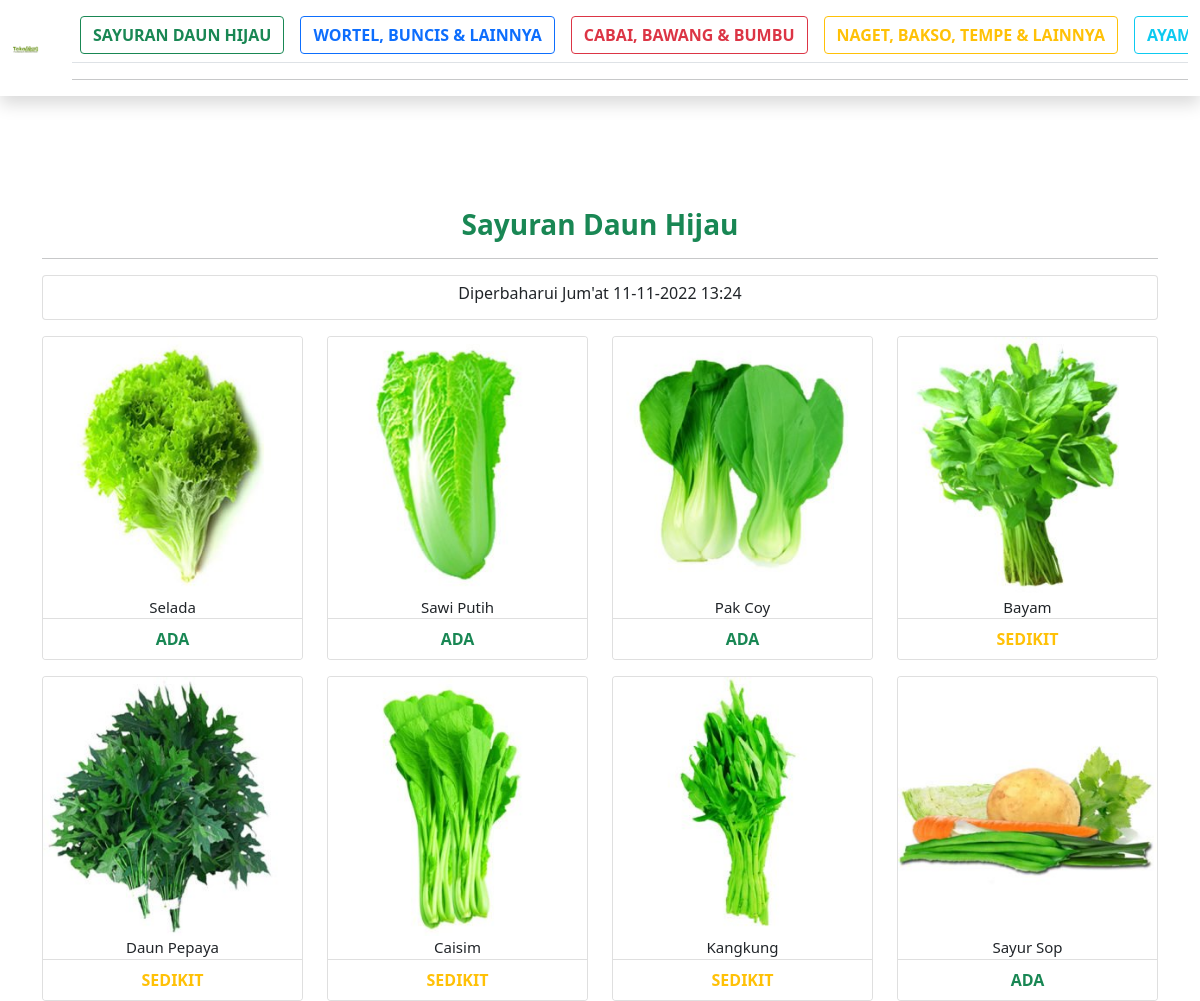
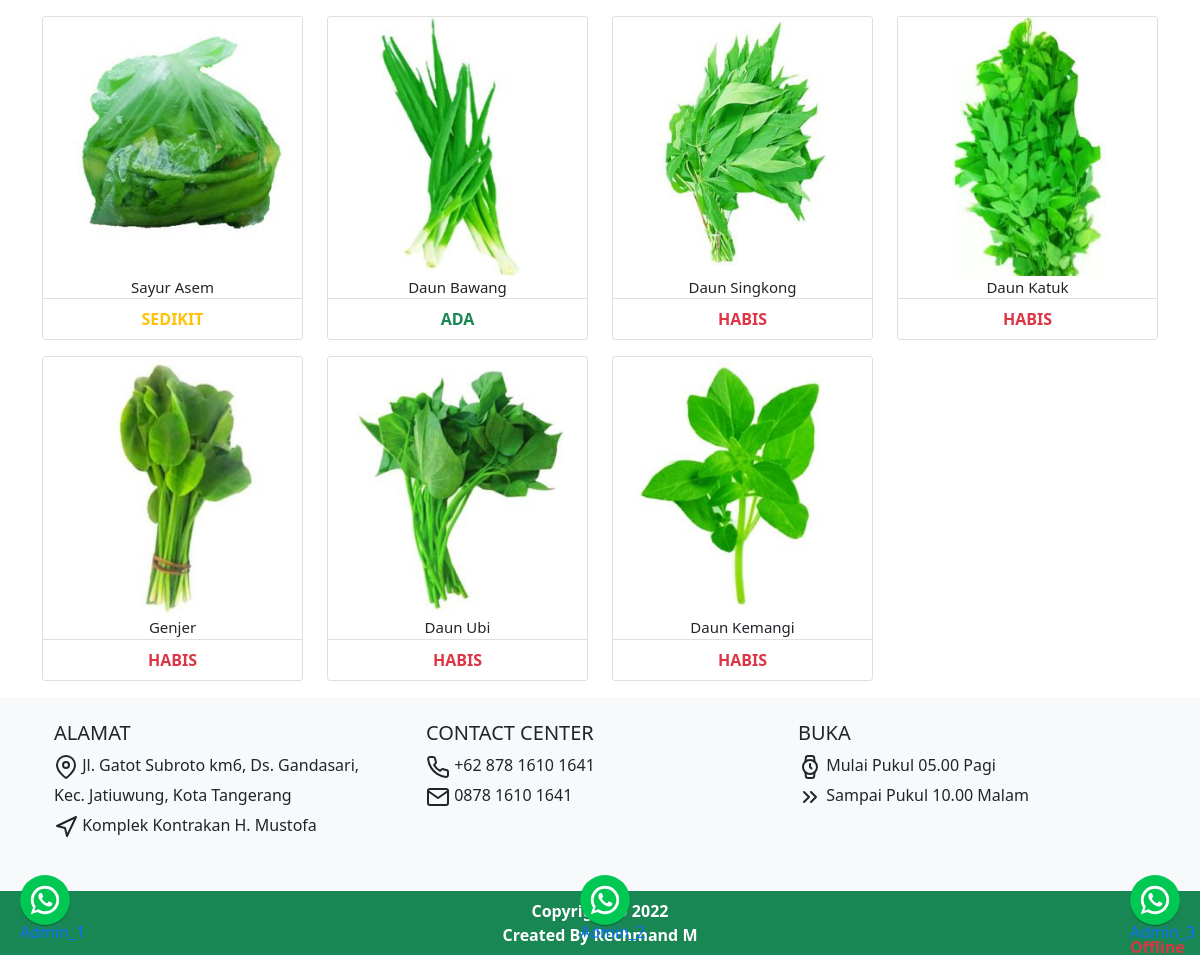
The page / on the database its author committed (2 pictures, top to bottom).
### tables this page shows
CREATE TABLE `user` (
  `id` int(11) NOT NULL,
  `nama` varchar(20) NOT NULL,
  `password` varchar(30) NOT NULL,
  `status` int(11) NOT NULL
);

CREATE TABLE `tanggal` (
  `id` int(11) NOT NULL,
  `kategori` varchar(30) NOT NULL,
  `tgl` varchar(30) NOT NULL
);

CREATE TABLE `sayuran` (
  `id` int(11) NOT NULL,
  `nama` varchar(30) NOT NULL,
  `img` varchar(20) NOT NULL,
  `stok` int(11) NOT NULL,
  `tipe` int(11) NOT NULL
);

### produk_db/produk-sayuran.php (the view, shortened to what this page needs)
<section id="sayuran" class="text-center">
    <div class="container">
        <div class="pt-5">
            <div class="">
                <h3 class="fw-bold text-success">Sayuran Daun Hijau</h3>
                <hr>
                <div class="card py-2 mb-3">
                    <?php
                    $row = mysqli_query($conn, "SELECT * From tanggal where kategori='sayuran'");
                    $row_array = mysqli_fetch_array($row);
                    ?>
                    <p class="h6">Diperbaharui <?= str_replace("Jumat", "Jum'at", $row_array['tgl']); ?></p>
                </div>
            </div>
        </div>
    </div>
</section>
<section id="Produk" class="text-center">
    <div class="container">
        <div>
            <div class="row">
                <?php
                $row = mysqli_query($conn, "SELECT * From sayuran where stok between '1' and '2' order by tipe, stok DESC");
                foreach ($row as $row_array) {
                ?>
                    <div class="col-6 col-md-3 mb-3" data-aos="fade">
                        <div class="card">
                            <img src="./img/produk/sayuran/<?= $row_array['id'] ?>.jpg" class="card-img-top" alt="img" width="auto">
                            <div class="" style="font-size: 15px;">
                                <?= $row_array['nama'] ?>
                            </div>
                            <ul class="list-group list-group-flush fw-bold">
                                <?php
                                if ($row_array['stok'] == 0) { ?>
                                    <li class="list-group-item text-danger">HABIS</li>
                                <?php } else if ($row_array['stok'] == 1) { ?>
                                    <li class="list-group-item text-warning">SEDIKIT</li>
                                <?php } else { ?>
                                    <li class="list-group-item text-success">ADA</li>
                                <?php } ?>
                            </ul>
                        </div>
                    </div>
                <?php $img++;
                }
                $row = mysqli_query($conn, "SELECT * From sayuran where stok='0' order by tipe");
                foreach ($row as $row_array) {
                ?>
                    <div class="col-6 col-md-3 mb-3" data-aos="fade">
                        <div class="card">
                            <img src="./img/produk/sayuran/<?= $row_array['id'] ?>.jpg" class="card-img-top" alt="..." width="auto">
                            <div class="" style="font-size: 15px;">
                                <?= $row_array['nama'] ?>
                            </div>
                            <ul class="list-group list-group-flush fw-bold">
                                <?php
                                if ($row_array['stok'] == 0) { ?>
                                    <li class="list-group-item text-danger">HABIS</li>
                                <?php } else if ($row_array['stok'] == 1) { ?>
                                    <li class="list-group-item text-warning">SEDIKIT</li>
                                <?php } else if ($row_array['stok'] == 2) { ?>
                                    <li class="list-group-item text-success">ADA</li>
                                <?php } ?>
                            </ul>
                        </div>
                    </div>
                <?php $img++;
                } ?>
            </div>
        </div>
</section>

### index.php (shortened to what this page needs)
<?php
include './config/koneksi.php';
?>
<!DOCTYPE html>
<html lang="en">
<head>
  <link rel="stylesheet" href="css/bootstrap.css">
  <link rel="stylesheet" href="font/bootstrap-icons.css">
  <link rel="stylesheet" href="css/style.css">
  <link rel="stylesheet" href="css/aos.css">
</head>
<?php
$row = mysqli_query($conn, "SELECT * From user");
foreach ($row as $row_array) {
  if ($row_array['id'] == 1) {
    $status1 = $row_array['status'];
  } else if ($row_array['id'] == 2) {
    $status2 = $row_array['status'];
  } else {
    $status3 = $row_array['status'];
  }
}
?>
<nav id="whatsappku">
  <a <?php if ($status1 == 0) {
        echo "hidden";
      } ?> class='fixed-whatsapp' href='https://api.whatsapp.com/send?phone=6282113637521' rel='nofollow noopener' target='_blank' title='Whatsapp'>
  </a>
  <a <?php if ($status2 == 0) {
        echo "hidden";
      } ?> class='fixed-whatsapp2' href='https://api.whatsapp.com/send?phone=6282243958335' rel='nofollow noopener' target='_blank' title='Whatsapp'>
  </a>
  <a <?php if ($status3 == 1) {
        echo "hidden";
      } ?> class='clientoff text-decoration-none' rel='nofollow noopener' target='_blank' title='Whatsapp'>
  </a>
</nav>
<body data-bs-spy="scroll" data-bs-target="#navbarNav" data-bs-offset="200" class="">
  <nav id="navbar" class="navbar navbar-expand-md navbar-light bg-white fixed-top py-0 py-md-0 shadow">
    <div class="container">
      <div class="mx-auto">
        <a href="#" class="navbar-brand fw-bold text-capitalize" style="color: rgba(96, 56, 238, 0.808) ;-webkit-text-stroke: 0.5px rgba(96, 56, 238, 0.808)">
          <img src="img/logoku.png" alt="logo" class="main-logo d-none d-md-inline w-75">
        </a>
      </div>
    </div>
    <div class="container">
      <div class="pt-2 table-size table-scroll table-responsive" style="overflow-x: auto">
        <table class="table table-hover table-striped table-md w-75" style="width:auto">
          <thead>
            <tr>
              <th scope="col" rowspan="3" class="text-nowrap link-success h5"><a href="?produk=sayuran" class="text-success text-decoration-none"><button class="btn btn-outline-success fw-bold text-uppercase">Sayuran Daun Hijau</button></a></th>
              <th scope="col" rowspan="3" class="text-nowrap link-info h5"><a href="?produk=wortelbuncis" class="text-info text-decoration-none"><button class="btn btn-outline-primary fw-bold text-uppercase">Wortel, Buncis & Lainnya</button></a></th>
              <th scope="col" rowspan="3" class="text-nowrap link-danger h5"><a href="?produk=cabaibawang" class="text-danger text-decoration-none"><button class="btn btn-outline-danger fw-bold text-uppercase">Cabai, Bawang & Bumbu</button></a></th>
              <th scope="col" rowspan="3" class="text-nowrap link-warning h5"><a href="?produk=nagetbakso" class="text-warning text-decoration-none"><button class="btn btn-outline-warning fw-bold text-uppercase">Naget, Bakso, Tempe & Lainnya</button></a></th>
              <th scope="col" rowspan="3" class="text-nowrap link-primary h5"><a href="?produk=ayamikan" class="text-primary text-decoration-none"><button class="btn btn-outline-info fw-bold text-uppercase">Ayam & Ikan</button></a></th>
            </tr>
          </thead>
        </table>
        <hr>
      </div>
    </div>
  </nav>
  <section id="awal" class="pt-5 text-center">
    <div class="pt-5">
      <div class="pt-5">
        <div class="container pt-3">
        </div>
      </div>
  </section>
  <div>
    <?php include "./konten.php"; ?>
  </div>
  <footer class="bg-light text-lg-start">
    <div class="container p-4">
      <div class="row">
        <div class="col-lg-4 col-md-12 mb-4 mb-md-4">
          <h5 class="text-uppercase">Alamat</h5>
          <li style="list-style:none;" class="nav-item">
            <span data-feather="map-pin"></span>
            <h6 class="list-inline-item">Jl. Gatot Subroto km6, Ds. Gandasari,</h6>
            <h6 class="list-inline-item">Kec. Jatiuwung, Kota Tangerang</h6>
            <br>
            <span data-feather="navigation"></span>
            <h6 class="list-inline-item">Komplek Kontrakan H. Mustofa</h6>
          </li>
        </div>
        <div class="col-lg-4 col-md-12 mb-4 mb-md-4">
          <h5 class="text-uppercase">Contact Center</h5>
          <li style="list-style:none;" class="nav-item">
            <span data-feather="phone"></span>
            <h6 class="list-inline-item">+62 878 1610 1641</h6>
            <br>
            <span data-feather="mail"></span>
            <h6 class="list-inline-item">0878 1610 1641</h6>
          </li>
        </div>
        <div class="col-lg-4 col-md-12 mb-md-4">
          <h5 class="text-uppercase">buka</h5>
          <li style="list-style:none;" class="nav-item">
            <span data-feather="watch"></span>
            <h6 class="list-inline-item">Mulai Pukul 05.00 Pagi</h6>
            <br>
            <span data-feather="chevrons-right"></span>
            <h6 class="list-inline-item">Sampai Pukul 10.00 Malam</h6>
          </li>
        </div>
      </div>
    </div>
    <div class="text-center text-white fw-bold p-2 bg-success">
      Copyright © 2022<br>
      <a class="text-white fw-bold text-decoration-none" href="#">Created By Rechmand M</a>
    </div>
  </footer>
</body>
</html>

### konten.php
<?php
if (isset($_GET['produk'])) {
    $page = $_GET['produk'];
    $tam = "cek";
    switch ($page) {
        case 'sayuran':
            include "produk_db/produk-sayuran.php";
            break;
        case 'wortelbuncis':
            include "produk_db/produk-wortelbuncis.php";
            break;
        case 'cabaibawang':
            include "produk_db/produk-cabaibawang.php";
            break;
        case 'nagetbakso':
            include "produk_db/produk-nagetbakso.php";
            break;
        case 'ayamikan':
            include "produk_db/produk-ayamikan.php";
            break;
        case 'ikanasin':
            include "produk_db/produk-ikanasin.php";
            break;
        case 'data_user_edit':
            include "data_user_edit.php";
            break;
        default:
            include "produk_db/produk-sayuran.php";
            break;
    }
} else {
    include "produk_db/produk-sayuran.php";
}
?>

### css/style.css (style rules this page uses)
.clientoff { position:fixed; bottom: 20px; right: 20px; width: 50px; height: 60px; z-index: 9999 }
.clientoff:before { content:"Admin_3";padding-top: 45px;background-repeat:no-repeat;background-size:34px 34px;background-position:center center;width:50px;height:50px;background-color:#00C853;position:absolute;top:0;left:0;border-radius:100%;box-shadow:0 1px 1.5px 0 rgba(0,0,0,.12),0 1px 1px 0 rgba(0,0,0,.24) }
.fixed-whatsapp2 { position:fixed; bottom:20px; right: 20px; width:50%; height:60px; z-index:9999 }
.fixed-whatsapp2:before { content:"Admin_2";padding-top: 45px;background-repeat:no-repeat;background-size:34px 34px;background-position:center center;width:50px;height:50px;background-color:#00C853;position:absolute;top:0;left:0;border-radius:100%;box-shadow:0 1px 1.5px 0 rgba(0,0,0,.12),0 1px 1px 0 rgba(0,0,0,.24) }
.fixed-whatsapp { position:fixed; bottom:20px; left: 20px; width:50px; height:60px; z-index:9999 }
.fixed-whatsapp:before { content:"Admin_1";padding-top: 45px;background-repeat:no-repeat;background-size:34px 34px;background-position:center center;width:50px;height:50px;background-color:#00C853;position:absolute;top:0;left:0;border-radius:100%;box-shadow:0 1px 1.5px 0 rgba(0,0,0,.12),0 1px 1px 0 rgba(0,0,0,.24) }

### index.php (style rules this page uses)
#navbar { overflow: hidden; background-color: #f1f1f1; transition: 200ms; position: fixed; width: 100%; top: 0; z-index: 99; }

### rows shown on the page
tanggal: tgl "Jum'at 11-11-2022 13:24"
sayuran: shows a picture, nama "Selada", stok "ADA"
sayuran: shows a picture, nama "Sawi Putih", stok "ADA"
sayuran: shows a picture, nama "Pak Coy", stok "ADA"
sayuran: shows a picture, nama "Bayam", stok "SEDIKIT"
sayuran: shows a picture, nama "Daun Pepaya", stok "SEDIKIT"
sayuran: shows a picture, nama "Caisim", stok "SEDIKIT"
sayuran: shows a picture, nama "Kangkung", stok "SEDIKIT"
sayuran: shows a picture, nama "Sayur Sop", stok "ADA"
sayuran: shows a picture, nama "Sayur Asem", stok "SEDIKIT"
sayuran: shows a picture, nama "Daun Bawang", stok "ADA"
sayuran: shows a picture, nama "Daun Singkong", stok "HABIS"
sayuran: shows a picture, nama "Daun Katuk", stok "HABIS"
sayuran: shows a picture, nama "Genjer", stok "HABIS"
sayuran: shows a picture, nama "Daun Ubi", stok "HABIS"
sayuran: shows a picture, nama "Daun Kemangi", stok "HABIS"
